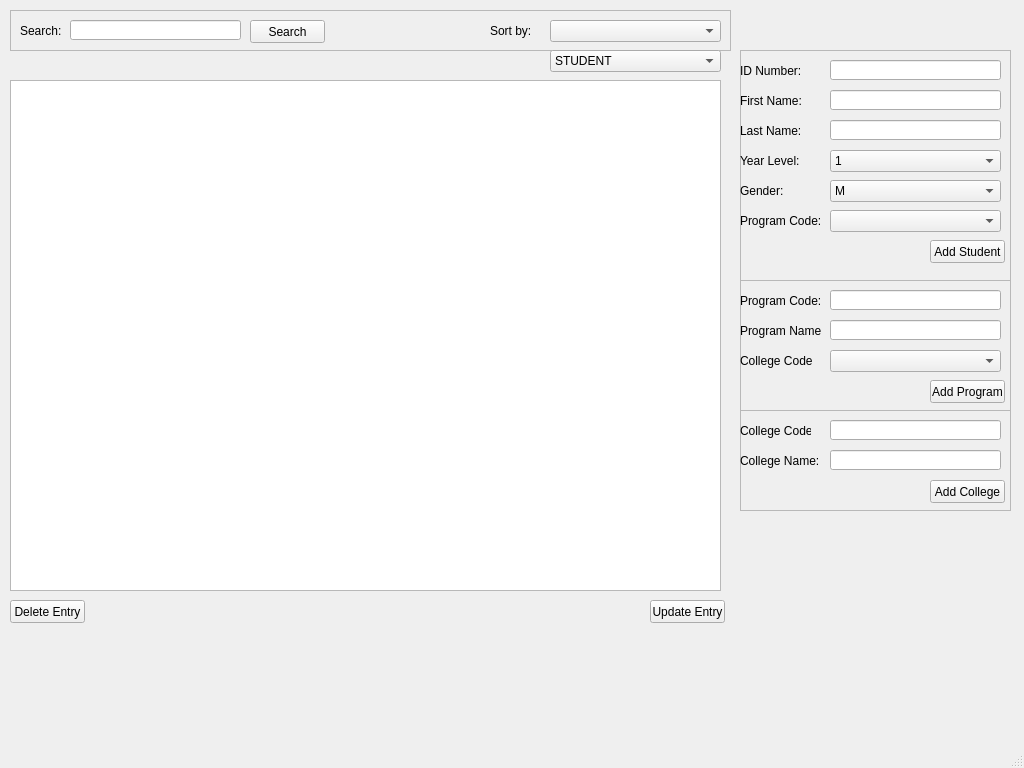
<?xml version="1.0" encoding="UTF-8"?>
<ui version="4.0">
 <class>MainWindow</class>
 <widget class="QMainWindow" name="MainWindow">
  <property name="geometry">
   <rect>
    <x>0</x>
    <y>0</y>
    <width>1024</width>
    <height>768</height>
   </rect>
  </property>
  <property name="windowTitle">
   <string>MainWindow</string>
  </property>
  <widget class="QWidget" name="centralwidget">
   <widget class="QFrame" name="frame">
    <property name="geometry">
     <rect>
      <x>10</x>
      <y>10</y>
      <width>721</width>
      <height>41</height>
     </rect>
    </property>
    <property name="frameShape">
     <enum>QFrame::StyledPanel</enum>
    </property>
    <property name="frameShadow">
     <enum>QFrame::Raised</enum>
    </property>
    <widget class="QLabel" name="label">
     <property name="geometry">
      <rect>
       <x>10</x>
       <y>10</y>
       <width>47</width>
       <height>21</height>
      </rect>
     </property>
     <property name="text">
      <string>Search:</string>
     </property>
    </widget>
    <widget class="QLabel" name="label_2">
     <property name="geometry">
      <rect>
       <x>480</x>
       <y>10</y>
       <width>47</width>
       <height>21</height>
      </rect>
     </property>
     <property name="text">
      <string>Sort by:</string>
     </property>
    </widget>
    <widget class="QLineEdit" name="searchBox">
     <property name="geometry">
      <rect>
       <x>60</x>
       <y>10</y>
       <width>171</width>
       <height>20</height>
      </rect>
     </property>
    </widget>
    <widget class="QComboBox" name="sortComboBox">
     <property name="geometry">
      <rect>
       <x>540</x>
       <y>10</y>
       <width>171</width>
       <height>22</height>
      </rect>
     </property>
    </widget>
    <widget class="QPushButton" name="searchButton">
     <property name="geometry">
      <rect>
       <x>240</x>
       <y>10</y>
       <width>75</width>
       <height>23</height>
      </rect>
     </property>
     <property name="text">
      <string>Search</string>
     </property>
    </widget>
   </widget>
   <widget class="QFrame" name="frame_2">
    <property name="geometry">
     <rect>
      <x>740</x>
      <y>50</y>
      <width>271</width>
      <height>231</height>
     </rect>
    </property>
    <property name="frameShape">
     <enum>QFrame::StyledPanel</enum>
    </property>
    <property name="frameShadow">
     <enum>QFrame::Raised</enum>
    </property>
    <widget class="QLabel" name="label_3">
     <property name="geometry">
      <rect>
       <x>0</x>
       <y>40</y>
       <width>61</width>
       <height>21</height>
      </rect>
     </property>
     <property name="text">
      <string>First Name:</string>
     </property>
    </widget>
    <widget class="QLabel" name="label_4">
     <property name="geometry">
      <rect>
       <x>0</x>
       <y>70</y>
       <width>61</width>
       <height>21</height>
      </rect>
     </property>
     <property name="text">
      <string>Last Name:</string>
     </property>
    </widget>
    <widget class="QLabel" name="label_5">
     <property name="geometry">
      <rect>
       <x>0</x>
       <y>10</y>
       <width>81</width>
       <height>21</height>
      </rect>
     </property>
     <property name="text">
      <string>ID Number:</string>
     </property>
    </widget>
    <widget class="QLabel" name="label_6">
     <property name="geometry">
      <rect>
       <x>0</x>
       <y>100</y>
       <width>81</width>
       <height>21</height>
      </rect>
     </property>
     <property name="text">
      <string>Year Level:</string>
     </property>
    </widget>
    <widget class="QLineEdit" name="idNumberEdit">
     <property name="geometry">
      <rect>
       <x>90</x>
       <y>10</y>
       <width>171</width>
       <height>20</height>
      </rect>
     </property>
    </widget>
    <widget class="QLineEdit" name="firstNameEdit">
     <property name="geometry">
      <rect>
       <x>90</x>
       <y>40</y>
       <width>171</width>
       <height>20</height>
      </rect>
     </property>
    </widget>
    <widget class="QLineEdit" name="lastNameEdit">
     <property name="geometry">
      <rect>
       <x>90</x>
       <y>70</y>
       <width>171</width>
       <height>20</height>
      </rect>
     </property>
    </widget>
    <widget class="QComboBox" name="yearLevelComboBox">
     <property name="geometry">
      <rect>
       <x>90</x>
       <y>100</y>
       <width>171</width>
       <height>22</height>
      </rect>
     </property>
     <item>
      <property name="text">
       <string>1</string>
      </property>
     </item>
     <item>
      <property name="text">
       <string>2</string>
      </property>
     </item>
     <item>
      <property name="text">
       <string>3</string>
      </property>
     </item>
     <item>
      <property name="text">
       <string>4</string>
      </property>
     </item>
    </widget>
    <widget class="QComboBox" name="genderComboBox">
     <property name="geometry">
      <rect>
       <x>90</x>
       <y>130</y>
       <width>171</width>
       <height>22</height>
      </rect>
     </property>
     <item>
      <property name="text">
       <string>M</string>
      </property>
     </item>
     <item>
      <property name="text">
       <string>F</string>
      </property>
     </item>
    </widget>
    <widget class="QLabel" name="label_7">
     <property name="geometry">
      <rect>
       <x>0</x>
       <y>130</y>
       <width>81</width>
       <height>21</height>
      </rect>
     </property>
     <property name="text">
      <string>Gender:</string>
     </property>
    </widget>
    <widget class="QLabel" name="label_8">
     <property name="geometry">
      <rect>
       <x>0</x>
       <y>160</y>
       <width>91</width>
       <height>21</height>
      </rect>
     </property>
     <property name="text">
      <string>Program Code:</string>
     </property>
    </widget>
    <widget class="QPushButton" name="addStudentButton">
     <property name="geometry">
      <rect>
       <x>190</x>
       <y>190</y>
       <width>75</width>
       <height>23</height>
      </rect>
     </property>
     <property name="text">
      <string>Add Student</string>
     </property>
    </widget>
    <widget class="QComboBox" name="programCodeBox">
     <property name="geometry">
      <rect>
       <x>90</x>
       <y>160</y>
       <width>171</width>
       <height>22</height>
      </rect>
     </property>
    </widget>
   </widget>
   <widget class="QFrame" name="frame_3">
    <property name="geometry">
     <rect>
      <x>740</x>
      <y>280</y>
      <width>271</width>
      <height>131</height>
     </rect>
    </property>
    <property name="frameShape">
     <enum>QFrame::StyledPanel</enum>
    </property>
    <property name="frameShadow">
     <enum>QFrame::Raised</enum>
    </property>
    <widget class="QLineEdit" name="programCodeEdit2">
     <property name="geometry">
      <rect>
       <x>90</x>
       <y>10</y>
       <width>171</width>
       <height>20</height>
      </rect>
     </property>
    </widget>
    <widget class="QLabel" name="label_9">
     <property name="geometry">
      <rect>
       <x>0</x>
       <y>10</y>
       <width>81</width>
       <height>21</height>
      </rect>
     </property>
     <property name="text">
      <string>Program Code:</string>
     </property>
    </widget>
    <widget class="QLineEdit" name="programNameEdit">
     <property name="geometry">
      <rect>
       <x>90</x>
       <y>40</y>
       <width>171</width>
       <height>20</height>
      </rect>
     </property>
    </widget>
    <widget class="QLabel" name="label_10">
     <property name="geometry">
      <rect>
       <x>0</x>
       <y>40</y>
       <width>81</width>
       <height>21</height>
      </rect>
     </property>
     <property name="text">
      <string>Program Name:</string>
     </property>
    </widget>
    <widget class="QLabel" name="label_11">
     <property name="geometry">
      <rect>
       <x>0</x>
       <y>70</y>
       <width>81</width>
       <height>21</height>
      </rect>
     </property>
     <property name="text">
      <string>College Code</string>
     </property>
    </widget>
    <widget class="QPushButton" name="addProgramButton">
     <property name="geometry">
      <rect>
       <x>190</x>
       <y>100</y>
       <width>75</width>
       <height>23</height>
      </rect>
     </property>
     <property name="text">
      <string>Add Program</string>
     </property>
    </widget>
    <widget class="QComboBox" name="collegeCodeBox">
     <property name="geometry">
      <rect>
       <x>90</x>
       <y>70</y>
       <width>171</width>
       <height>22</height>
      </rect>
     </property>
    </widget>
   </widget>
   <widget class="QFrame" name="frame_4">
    <property name="geometry">
     <rect>
      <x>740</x>
      <y>410</y>
      <width>271</width>
      <height>101</height>
     </rect>
    </property>
    <property name="frameShape">
     <enum>QFrame::StyledPanel</enum>
    </property>
    <property name="frameShadow">
     <enum>QFrame::Raised</enum>
    </property>
    <widget class="QLabel" name="label_12">
     <property name="geometry">
      <rect>
       <x>0</x>
       <y>10</y>
       <width>71</width>
       <height>21</height>
      </rect>
     </property>
     <property name="text">
      <string>College Code:</string>
     </property>
    </widget>
    <widget class="QLineEdit" name="collegeCodeEdit2">
     <property name="geometry">
      <rect>
       <x>90</x>
       <y>10</y>
       <width>171</width>
       <height>20</height>
      </rect>
     </property>
    </widget>
    <widget class="QLineEdit" name="collegeNameEdit">
     <property name="geometry">
      <rect>
       <x>90</x>
       <y>40</y>
       <width>171</width>
       <height>20</height>
      </rect>
     </property>
    </widget>
    <widget class="QPushButton" name="addCollegeButton">
     <property name="geometry">
      <rect>
       <x>190</x>
       <y>70</y>
       <width>75</width>
       <height>23</height>
      </rect>
     </property>
     <property name="text">
      <string>Add College</string>
     </property>
    </widget>
    <widget class="QLabel" name="label_13">
     <property name="geometry">
      <rect>
       <x>0</x>
       <y>40</y>
       <width>81</width>
       <height>21</height>
      </rect>
     </property>
     <property name="text">
      <string>College Name:</string>
     </property>
    </widget>
   </widget>
   <widget class="QPushButton" name="pushButton">
    <property name="geometry">
     <rect>
      <x>10</x>
      <y>600</y>
      <width>75</width>
      <height>23</height>
     </rect>
    </property>
    <property name="text">
     <string>Delete Entry</string>
    </property>
   </widget>
   <widget class="QPushButton" name="pushButton_2">
    <property name="geometry">
     <rect>
      <x>650</x>
      <y>600</y>
      <width>75</width>
      <height>23</height>
     </rect>
    </property>
    <property name="text">
     <string>Update Entry</string>
    </property>
   </widget>
   <widget class="QTableWidget" name="tableWidget">
    <property name="geometry">
     <rect>
      <x>10</x>
      <y>80</y>
      <width>711</width>
      <height>511</height>
     </rect>
    </property>
   </widget>
   <widget class="QComboBox" name="displayComboBox">
    <property name="geometry">
     <rect>
      <x>550</x>
      <y>50</y>
      <width>171</width>
      <height>22</height>
     </rect>
    </property>
    <item>
     <property name="text">
      <string>STUDENT</string>
     </property>
    </item>
    <item>
     <property name="text">
      <string>PROGRAM</string>
     </property>
    </item>
    <item>
     <property name="text">
      <string>COLLEGE</string>
     </property>
    </item>
   </widget>
  </widget>
  <widget class="QStatusBar" name="statusbar"/>
 </widget>
 <resources/>
 <connections/>
</ui>
